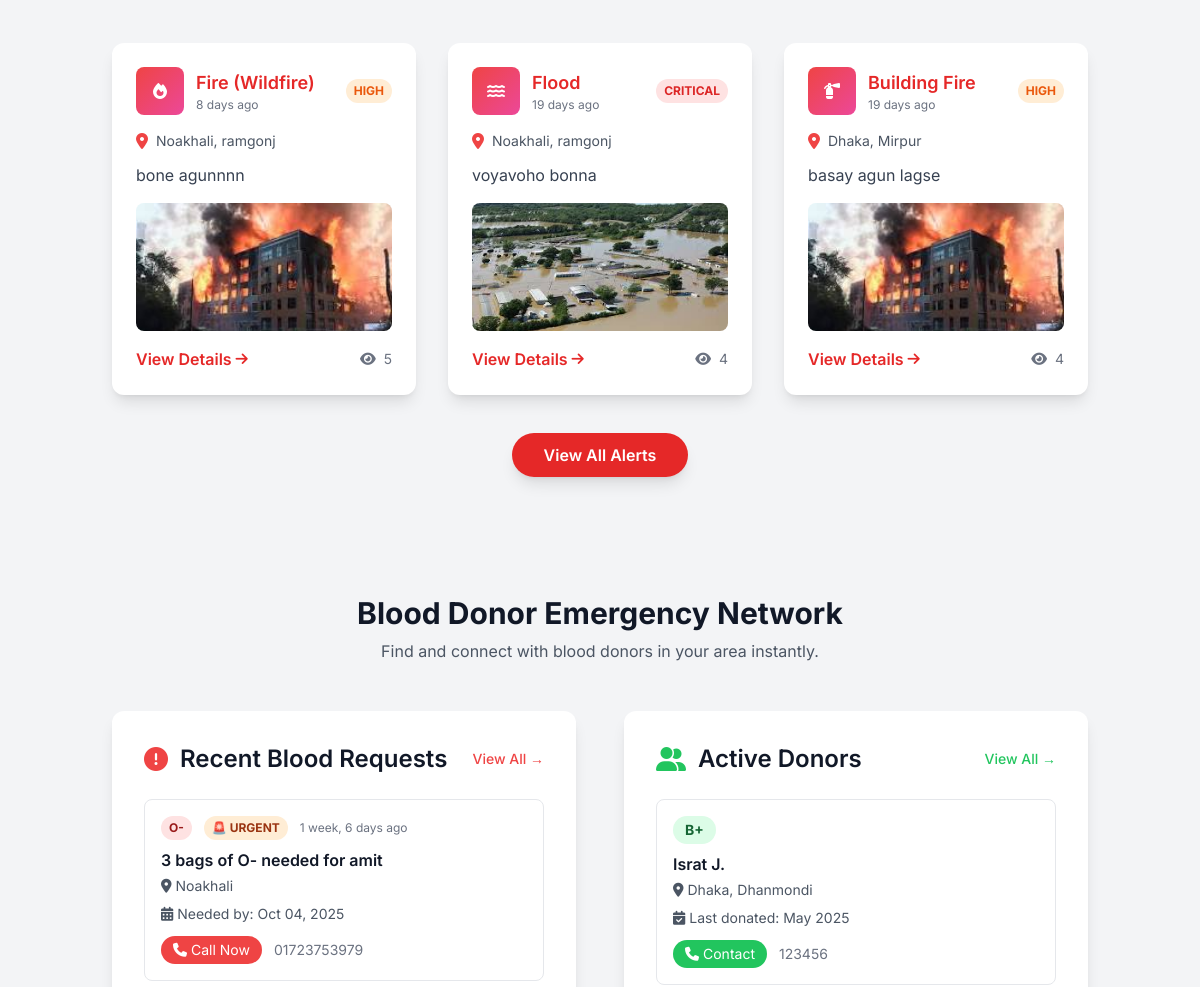
Before: / (middle part) with the older database file.
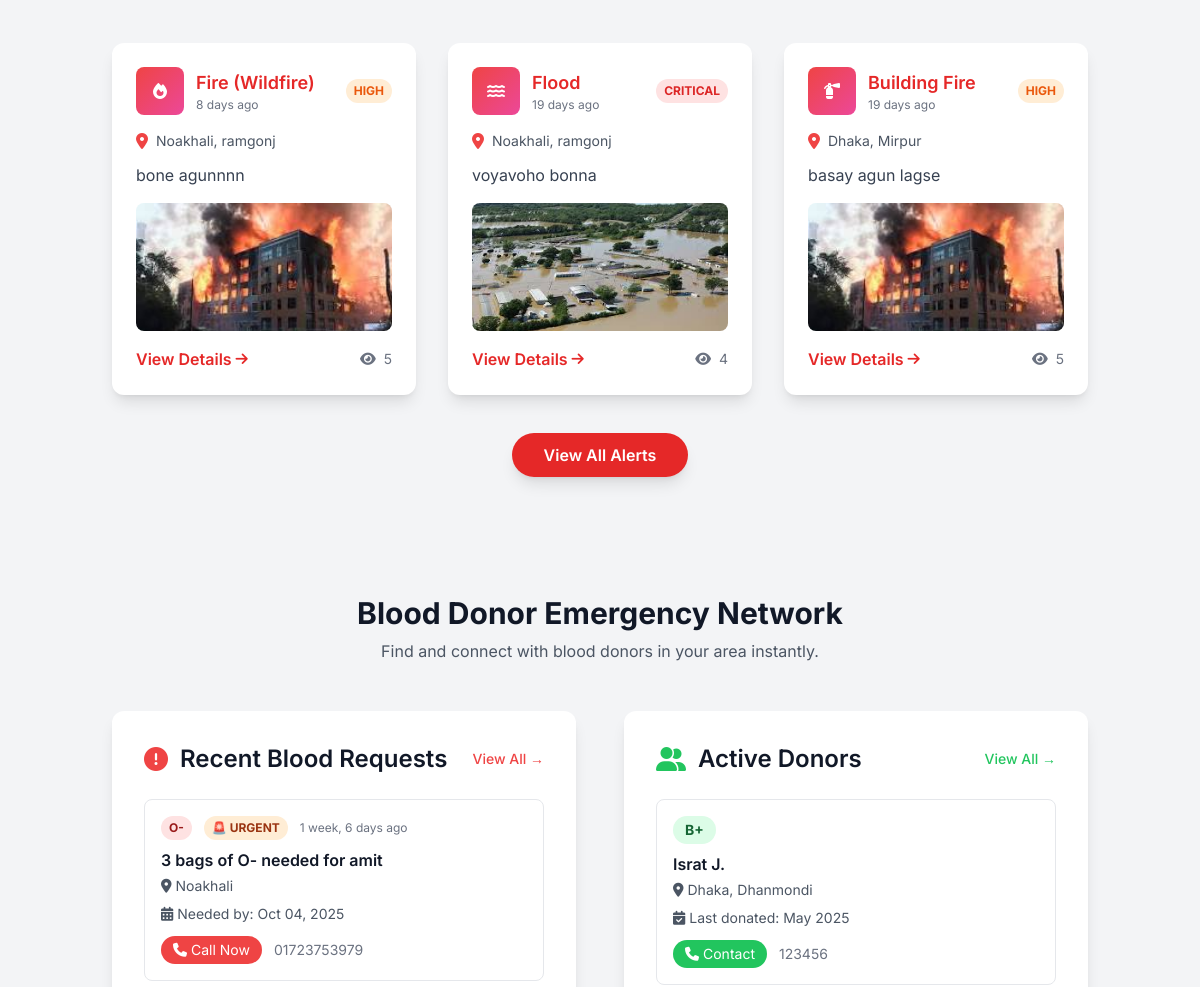
After: the same page with the newer database file.
### disasters/models.py (models this page shows, shortened)
class Disaster(models.Model):
    DISASTER_TYPE_CHOICES = [
        ('earthquake', 'Earthquake'),
        ('flood', 'Flood'),
        ('cyclone_storm', 'Cyclone/Storm'),
        ('wildfire', 'Fire (Wildfire)'),
        ('landslide', 'Landslide'),
        ('drought', 'Drought'),
        ('tsunami', 'Tsunami'),
        ('natural_other', 'Natural - Others'),
        ('building_fire', 'Building Fire'),
        ('industrial_accident', 'Industrial Accident'),
        ('chemical_spill', 'Chemical Spill'),
        ('transportation_accident', 'Transportation Accident'),
        ('bomb_threat', 'Bomb Threat/Explosion'),
        ('gas_leak', 'Gas Leak'),
        ('structural_collapse', 'Structural Collapse'),
        ('manmade_other', 'Man-Made - Others'),
    ]
    CATEGORY_CHOICES = [
        ('natural', 'Natural Disaster'),
        ('manmade', 'Man-Made Disaster'),
    ]
    SEVERITY_CHOICES = [
        ('critical', 'Critical'),
        ('high', 'High'),
        ('medium', 'Medium'),
        ('low', 'Low'),
    ]
    STATUS_CHOICES = [
        ('draft', 'Draft'),
        ('pending', 'Pending Review'),
        ('approved', 'Approved'),
        ('rejected', 'Rejected'),
        ('resolved', 'Resolved'),
        ('cancelled', 'Cancelled'),
    ]
    title = models.CharField(max_length=200, blank=True)
    disaster_type = models.CharField(max_length=30, choices=DISASTER_TYPE_CHOICES)
    category = models.CharField(max_length=10, choices=CATEGORY_CHOICES)
    severity = models.CharField(max_length=10, choices=SEVERITY_CHOICES)
    description = models.TextField(
        max_length=50,  # Add max_length constraint
        help_text="Maximum 50 characters required"  # Update help text
    )
    city = models.CharField(max_length=100)
    area_sector = models.CharField(max_length=100)
    specific_address = models.TextField(blank=True, help_text="Optional specific address")
    landmarks = models.CharField(max_length=200, blank=True, help_text="Nearby landmarks")
    incident_datetime = models.DateTimeField(help_text="When the disaster actually occurred")
    created_at = models.DateTimeField(auto_now_add=True)
    updated_at = models.DateTimeField(auto_now=True)
    reporter = models.ForeignKey(User, on_delete=models.CASCADE, related_name='reported_disasters')
    emergency_contact = models.CharField(max_length=15, blank=True, help_text="Emergency contact on scene")
    status = models.CharField(max_length=15, choices=STATUS_CHOICES, default='draft')
    approved_by = models.ForeignKey(User, on_delete=models.SET_NULL, null=True, blank=True,
                                    related_name='approved_disasters')
    approved_at = models.DateTimeField(null=True, blank=True)
    rejection_reason = models.TextField(blank=True)
    resolved_at = models.DateTimeField(null=True, blank=True)
    resolution_notes = models.TextField(blank=True)
    view_count = models.PositiveIntegerField(default=0)
    is_active = models.BooleanField(default=True)
    class Meta:
        ordering = ['-created_at']
        indexes = [
            models.Index(fields=['status', 'city', 'area_sector']),
            models.Index(fields=['disaster_type', 'severity']),
            models.Index(fields=['created_at']),
        ]
    def get_time_since_reported(self):
        now = timezone.now()
        diff = now - self.created_at
        if diff.days > 0:
            return f"{diff.days} day{'s' if diff.days != 1 else ''} ago"
        elif diff.seconds > 3600:
            hours = diff.seconds // 3600
            return f"{hours} hour{'s' if hours != 1 else ''} ago"
        elif diff.seconds > 60:
            minutes = diff.seconds // 60
            return f"{minutes} minute{'s' if minutes != 1 else ''} ago"
        else:
            return "Just now"
    def get_severity_color(self):
        colors = {
            'critical': 'text-red-600 bg-red-100',
            'high': 'text-orange-600 bg-orange-100',
            'medium': 'text-yellow-600 bg-yellow-100',
            'low': 'text-green-600 bg-green-100'
        }
        return colors.get(self.severity, 'text-gray-600 bg-gray-100')
    def get_disaster_icon(self):
        icons = {
            'earthquake': 'fas fa-mountain',
            'flood': 'fas fa-water',
            'cyclone_storm': 'fas fa-wind',
            'wildfire': 'fas fa-fire',
            'landslide': 'fas fa-mountain',
            'drought': 'fas fa-sun',
            'tsunami': 'fas fa-water',
            'building_fire': 'fas fa-fire-extinguisher',
            'industrial_accident': 'fas fa-industry',
            'chemical_spill': 'fas fa-vial',
            'transportation_accident': 'fas fa-car-crash',
            'bomb_threat': 'fas fa-bomb',
            'gas_leak': 'fas fa-gas-pump',
            'structural_collapse': 'fas fa-building',
        }
        return icons.get(self.disaster_type, 'fas fa-exclamation-triangle')

class DisasterImage(models.Model):
    disaster = models.ForeignKey(Disaster, on_delete=models.CASCADE, related_name='images')
    image = models.ImageField(upload_to='disaster_images/%Y/%m/%d/')
    caption = models.CharField(max_length=200, blank=True)
    uploaded_at = models.DateTimeField(auto_now_add=True)
    is_primary = models.BooleanField(default=False)
    class Meta:
        ordering = ['-is_primary', 'uploaded_at']

### eras/views.py (the view)
# urls.py: path('',views.homepage,name='homepage'),
def homepage(request):
    recent_blood_requests = BloodRequest.objects.filter(
        status='open'
    ).order_by('-urgency', '-created_at')[:2]
    active_donors = CitizenProfile.objects.filter(
        available_to_donate='yes'
    ).exclude(
        blood_group__in=['', None]  # Exclude donors without blood group
    ).select_related('user').order_by('-last_blood_donation', '-id')[:2]
    context = {
        'recent_blood_requests': recent_blood_requests,
        'active_donors': active_donors,
    }
    return render(request, 'homepage.html', context)

### disasters/templatetags/disasters_tags.py (called while the page is built)
@register.simple_tag
def get_recent_disasters(count=3):
    disasters = Disaster.objects.filter(
        status='approved'
    ).select_related('reporter').prefetch_related('images', 'responses').order_by('-created_at')[:count]
    return disasters

### templates/homepage.html (shortened to what the changed rows need)
{% load static %}
{% load disasters_tags %}
<!DOCTYPE html>
<html lang="en">
<head>
    <link rel="stylesheet" href="https://cdnjs.cloudflare.com/ajax/libs/font-awesome/6.4.0/css/all.min.css">
    <script src="https://cdn.tailwindcss.com"></script>
   <link rel="stylesheet" href="{% static 'css/style.css' %}">
</head>
<body class="bg-gray-100 text-gray-800">
    <main>
       <section class="container mx-auto px-6 py-16">
    {% load disasters_tags %}
    {% get_recent_disasters as recent_disasters %}
    {% if recent_disasters %}
        <div class="grid grid-cols-1 md:grid-cols-2 lg:grid-cols-3 gap-8">
            {% for disaster in recent_disasters %}
                <div class="bg-white rounded-xl shadow-lg p-6 flex flex-col hover:shadow-2xl transition-shadow duration-300">
                    <div class="flex items-center justify-between mb-4">
                        <div class="flex items-center space-x-3">
                            <div class="w-12 h-12 bg-gradient-to-br from-red-500 to-pink-500 rounded-lg flex items-center justify-center text-white">
                                <i class="{{ disaster.get_disaster_icon }}"></i>
                            </div>
                            <div>
                                <span class="text-lg font-semibold text-custom-red">{{ disaster.get_disaster_type_display }}</span>
                                <div class="text-xs text-gray-500">{{ disaster.get_time_since_reported }}</div>
                            </div>
                        </div>
                        <span class="px-2 py-1 text-xs font-bold rounded-full {{ disaster.get_severity_color }}">
                            {{ disaster.get_severity_display|upper }}
                        </span>
                    </div>
                    <div class="flex items-center text-gray-600 mb-3">
                        <i class="fas fa-map-marker-alt mr-2 text-red-500"></i>
                        <span class="text-sm">{{ disaster.city }}, {{ disaster.area_sector }}</span>
                    </div>
                    <p class="text-gray-700 flex-grow mb-4">{{ disaster.description|truncatechars:100 }}</p>
                    {% if disaster.images.exists %}
                        <div class="mb-4">
                            <img src="{{ disaster.images.first.image.url }}" alt="Disaster image"
                                 class="w-full h-32 object-cover rounded-lg">
                        </div>
                    {% endif %}
                    <div class="flex items-center justify-between">
                        <a href="{% url 'disasters:disaster_detail' disaster.id %}"
                           class="text-custom-red font-semibold hover:underline flex items-center">
                            View Details <i class="fas fa-arrow-right ml-1 text-sm"></i>
                        </a>
                        <div class="flex items-center space-x-2 text-gray-500 text-sm">
                            <i class="fas fa-eye"></i>
                            <span>{{ disaster.view_count }}</span>
                        </div>
                    </div>
                </div>
            {% endfor %}
        </div>
    {% endif %}
</section>
        <section class="container mx-auto px-6 py-16">
            <div class="text-center mb-12">
                <h2 class="text-3xl font-bold text-gray-900">Blood Donor Emergency Network</h2>
            </div>
        </section>
    </main>
</body>
</html>

Changed rows visible on the page:
changed Disaster "Building Fire": view_count "4" → "5"
